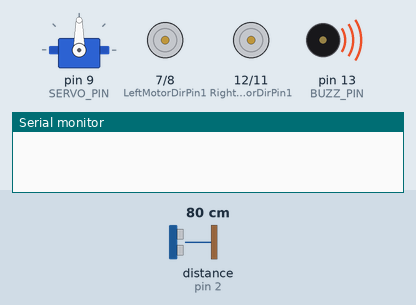
Bench run of a sketch on a simulated Arduino Uno, built with avr-gcc and run on an emulated ATmega328P. On the bench: servo, motor-driver pin pairs drawn as motors (green arrow = first pin HIGH = forward, orange = second pin HIGH = backward, longer = more drive, scaled by the enable pin), buzzer (waves = sounding, pin HIGH), the last lines printed to the serial monitor. Wiring (inferred from the names in the program): ultrasonic range finder: trigger pin 10; echo pin 2. Inputs (shaded band) come from the test bench; at power-on: distance to the obstacle (sensor on pin 2) 80 cm. The echo pulse lasts 58.3 µs per cm; pins used as bus, display or sensor lines are not drawn.

Above: at 7.6 s.
7.7 s: distance to the obstacle (sensor on pin 2) set to 35 cm
10.7 s: distance to the obstacle (sensor on pin 2) set to 28 cm
At 13.22 s:
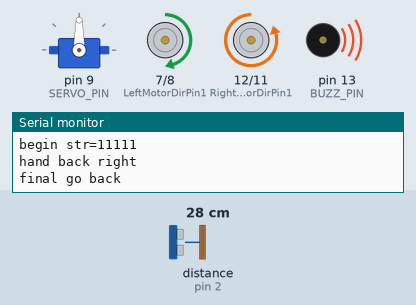
13.7 s: distance to the obstacle (sensor on pin 2) set to 60 cm
At 14.93 s:
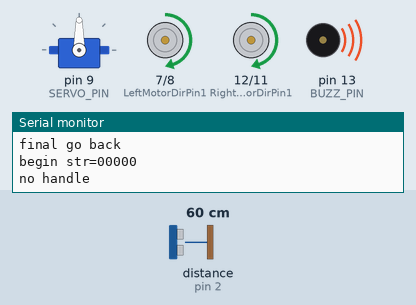
16.7 s: distance to the obstacle (sensor on pin 2) set to 2 cm
At 18.38 s:
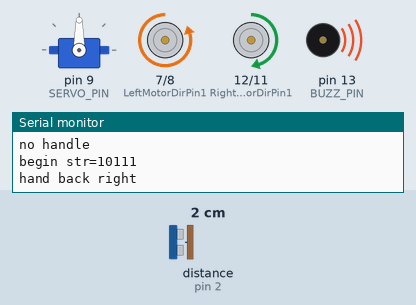
Timing chart, 0 to 23.7 s (numbered marks = the images above; inputs shaded):
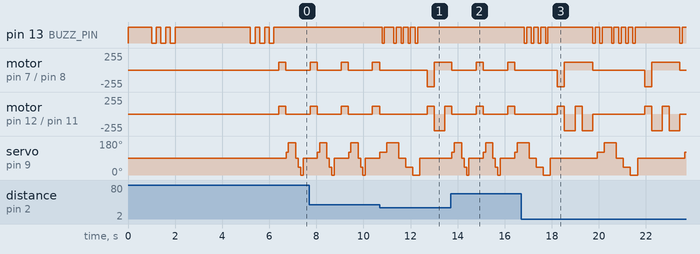

The sketch:

lesson_17_sample.ino
```cpp
#include <Servo.h>
#include "motor_driver.h"

/* モーターとブザーのピン・関数は motor_driver.h の中にある */

#define LPT 2            // 何回進んだら周りを見わたすか

#define SERVO_PIN    9   // サーボをD9に接続
#define Echo_PIN     2   // 超音波センサーのEchoをD2に接続
#define Trig_PIN    10   // 超音波センサーのTrigをD10に接続

/* ===== ここの数字を調整しよう ===== */
#define FAST_SPEED  250  // 速いほうのモーター速度
#define SPEED       120  // ふつうのモーター速度
#define TURN_SPEED  200  // 曲がるときのモーター速度

const int distancelimit     = 30;  // 前方の壁を「近い」と判断する距離(cm)
const int sidedistancelimit = 30;  // 横の壁を「近い」と判断する距離(cm)
const int turntime = 250;          // 曲がるのにかける時間(ミリ秒)
const int backtime = 300;          // 下がるのにかける時間(ミリ秒)
/* ================================= */

int leftscanval, centerscanval, rightscanval, ldiagonalscanval, rdiagonalscanval;
int distance;
int numcycles = 0;
int thereis;
Servo head;

/*超音波距離の検出*/
int watch()
{
  long echo_distance;
  digitalWrite(Trig_PIN, LOW);
  delayMicroseconds(5);
  digitalWrite(Trig_PIN, HIGH);
  delayMicroseconds(15);
  digitalWrite(Trig_PIN, LOW);
  echo_distance = pulseIn(Echo_PIN, HIGH);
  echo_distance = echo_distance * 0.01657; //物体までの距離は何cmか？
  return round(echo_distance);
}

//右、左、前、左ななめ、右ななめの5方向の距離を測る。
//近いところがあれば、その向きのけたを1にした5けたの文字列を返す。
String watchsurrounding()
{
  int obstacle_status = B100000;

  centerscanval = watch();
  if (centerscanval < distancelimit) {
    stop_Stop();
    beep(1, 100);
    obstacle_status = obstacle_status | B100;
  }
  head.write(120);
  delay(100);
  ldiagonalscanval = watch();
  if (ldiagonalscanval < distancelimit) {
    stop_Stop();
    beep(1, 100);
    obstacle_status = obstacle_status | B1000;
  }
  head.write(170); //注：サーボはこの角度を取ることができないため、180度を使用しませんでした
  delay(300);
  leftscanval = watch();
  if (leftscanval < sidedistancelimit) {
    stop_Stop();
    beep(1, 100);
    obstacle_status = obstacle_status | B10000;
  }

  head.write(90); //サーボを180度全体に動かす場合は、90度を使用します。
  delay(100);
  centerscanval = watch();
  if (centerscanval < distancelimit) {
    stop_Stop();
    beep(1, 100);
    obstacle_status = obstacle_status | B100;
  }
  head.write(40);
  delay(100);
  rdiagonalscanval = watch();
  if (rdiagonalscanval < distancelimit) {
    stop_Stop();
    beep(1, 100);
    obstacle_status = obstacle_status | B10;
  }
  head.write(0);
  delay(100);
  rightscanval = watch();
  if (rightscanval < sidedistancelimit) {
    stop_Stop();
    beep(1, 100);
    obstacle_status = obstacle_status | 1;
  }
  head.write(90); //見回し終える(また前を向く)
  delay(300);

  String obstacle_str = String(obstacle_status, BIN);
  obstacle_str = obstacle_str.substring(1, 6);

  return obstacle_str;
}

void auto_avoidance()   //障害物を感知して回避する
{
  ++numcycles;
  if (numcycles >= LPT) { //LPT回進むごとに、周りに何かあるか確認する
    stop_Stop();
    String obstacle_sign = watchsurrounding(); //5けたの値が、5方向の障害物のようすを表す
    Serial.print("begin str=");
    Serial.println(obstacle_sign);

    if (obstacle_sign == "10000") {
      Serial.println("SLIT right");
      go_Advance(SPEED, 0);
      set_Motorspeed(FAST_SPEED, SPEED);
      delay(turntime);
      stop_Stop();
    }
    else if (obstacle_sign == "00001") {
      Serial.println("SLIT LEFT");
      go_Advance(SPEED, 0);
      set_Motorspeed(SPEED, FAST_SPEED);
      delay(turntime);
      stop_Stop();
    }
    else if (obstacle_sign == "11100" || obstacle_sign == "01000" || obstacle_sign == "11000" || obstacle_sign == "10100" || obstacle_sign == "01100" || obstacle_sign == "00100") {
      Serial.println("hand right");
      go_Right(TURN_SPEED, turntime);
      stop_Stop();
    }
    else if (obstacle_sign == "00010" || obstacle_sign == "00111" || obstacle_sign == "00011" || obstacle_sign == "00101" || obstacle_sign == "00110" || obstacle_sign == "01010") {
      Serial.println("hand left");
      go_Left(TURN_SPEED, turntime);   //左に曲がる
      stop_Stop();
    }
    else if (obstacle_sign == "01111" || obstacle_sign == "10111" || obstacle_sign == "11111") {
      Serial.println("hand back right");
      go_Left(SPEED, 0);
      set_Motorspeed(FAST_SPEED, SPEED);
      delay(backtime);
      stop_Stop();
    }
    else if (obstacle_sign == "11011" || obstacle_sign == "11101" || obstacle_sign == "11110" || obstacle_sign == "01110") {
      Serial.println("hand back left");
      go_Right(SPEED, 0);
      set_Motorspeed(SPEED, FAST_SPEED);
      delay(backtime);
      stop_Stop();
    }
    else Serial.println("no handle");

    numcycles = 0; //数えなおし
  }
  else {
    // 何も問題がなければ先に進む
    go_Advance(SPEED, backtime);
    stop_Stop();
  }

  // 前に何かあるか確認する
  distance = watch();
  if (distance < distancelimit) {
    //前方に障害物があると確信できるまで数える（超音波センサーの誤信号を無視するため）
    Serial.println("final go back");
    go_Right(SPEED, 0);
    set_Motorspeed(SPEED, FAST_SPEED);
    delay(backtime * 3 / 2);
    ++thereis;
  }
  if (distance > distancelimit) {
    thereis = 0;   //数えなおし
  }
  if (thereis > 25) {
    Serial.println("final stop");
    stop_Stop();   //何かが先にあるので、動きを止める
    thereis = 0;
  }
}

void setup()
{
  init_GPIO();       // モーターとブザーの準備

  /*HC-SR04の初期化*/
  pinMode(Trig_PIN, OUTPUT);
  pinMode(Echo_PIN, INPUT);
  digitalWrite(Trig_PIN, LOW);

  delay(1000);
  beep(3, 200);      // ピピピッ

  /*サーボの初期化*/
  head.attach(SERVO_PIN);
  head.write(90);

  /*正面を向いて3秒待機（ホルダーの位置合わせ用）*/
  delay(3000);
  beep(3, 200);      // ピピピッ（合わせ終わりの合図）

  Serial.begin(9600);
}

void loop()
{
  auto_avoidance();
}
```

motor_driver.h
```cpp
/*
 * motor_driver.h  ロボ部 共通モーター制御ライブラリ
 *
 * 実践10・11（ロボットカーを組み立てよう）で導入し、
 * 以降すべてのロボットレッスンで #include して使う。
 *
 * 使い方：
 *   スケッチと同じフォルダに motor_driver.h を置いて、先頭に次の1行を書く。
 *     #include "motor_driver.h"
 *   setup() の最初で init_GPIO(); を呼ぶ。
 *
 * ------------------------------------------------------------------
 * ⚠ ピン配置について（重要）
 *
 *   右モーターのPWM（ENA）は、ふだんは D3 を使う。
 *   旧教材では D9 だったが、D9 はサーボモーター用に空けておく。
 *   （実践17の迷路チャレンジ2でサーボを使うため）
 *
 *   ただし、赤外線（IRremote）を使うレッスンだけは D9 を使う。
 *   IRremoteはArduino UNOの「タイマー2」という部品を使うが、
 *   D3の速さの調節（analogWrite）も同じタイマー2を使うため、
 *   両方をいっしょには使えない。
 *
 *   → 実践14・20・21 では、#include より前に次の1行を書くこと。
 *        #define USE_IR_ROBOT
 *        #include "motor_driver.h"
 *      配線も ENA を D9 につなぎかえる。
 * ------------------------------------------------------------------
 */

#ifndef MOTOR_DRIVER_H
#define MOTOR_DRIVER_H

// ===== ピンの設定 =====
#ifdef USE_IR_ROBOT
  #define speedPinR        9   // 右モーターのPWM（ENA）赤外線を使うレッスンだけD9
#else
  #define speedPinR        3   // 右モーターのPWM（ENA）※D9から変更
#endif
#define RightMotorDirPin1  12  // 右モーターの信号ピン1（IN1）
#define RightMotorDirPin2  11  // 右モーターの信号ピン2（IN2）
#define speedPinL          6   // 左モーターのPWM（ENB）
#define LeftMotorDirPin1   7   // 左モーターの信号ピン1（IN3）
#define LeftMotorDirPin2   8   // 左モーターの信号ピン2（IN4）
#define BUZZ_PIN           13  // ブザー

// 空けてあるピン： D9（サーボ用）、D2・D4・D5・D10（センサー用）


// ===== モーターの制御 =====

// 前に進む   speed:0〜255   time:0ならそのまま進み続ける
void go_Advance(int speed = 200, int time = 0)
{
  digitalWrite(RightMotorDirPin1, HIGH);
  digitalWrite(RightMotorDirPin2, LOW);
  digitalWrite(LeftMotorDirPin1, HIGH);
  digitalWrite(LeftMotorDirPin2, LOW);
  analogWrite(speedPinL, speed);
  analogWrite(speedPinR, speed);
  if (time != 0) {
    delay(time);
  }
}

// 後ろに下がる
void go_Back(int speed = 200, int time = 0)
{
  digitalWrite(RightMotorDirPin1, LOW);
  digitalWrite(RightMotorDirPin2, HIGH);
  digitalWrite(LeftMotorDirPin1, LOW);
  digitalWrite(LeftMotorDirPin2, HIGH);
  analogWrite(speedPinL, speed);
  analogWrite(speedPinR, speed);
  if (time != 0) {
    delay(time);
  }
}

// 左に旋回する
void go_Left(int speed = 200, int time = 0)
{
  digitalWrite(RightMotorDirPin1, HIGH);
  digitalWrite(RightMotorDirPin2, LOW);
  digitalWrite(LeftMotorDirPin1, LOW);
  digitalWrite(LeftMotorDirPin2, HIGH);
  analogWrite(speedPinL, speed);
  analogWrite(speedPinR, speed);
  if (time != 0) {
    delay(time);
  }
}

// 右に旋回する
void go_Right(int speed = 200, int time = 0)
{
  digitalWrite(RightMotorDirPin1, LOW);
  digitalWrite(RightMotorDirPin2, HIGH);
  digitalWrite(LeftMotorDirPin1, HIGH);
  digitalWrite(LeftMotorDirPin2, LOW);
  analogWrite(speedPinL, speed);
  analogWrite(speedPinR, speed);
  if (time != 0) {
    delay(time);
  }
}

// 下がりながら左へ（右タイヤだけを後ろに回す）
// タブレットのアプリの「X」ボタン用。実践19・20・21で使う
void back_Left(int speed = 200, int time = 0)
{
  digitalWrite(RightMotorDirPin1, LOW);
  digitalWrite(RightMotorDirPin2, HIGH);
  digitalWrite(LeftMotorDirPin1, HIGH);
  digitalWrite(LeftMotorDirPin2, LOW);
  analogWrite(speedPinL, 0);
  analogWrite(speedPinR, speed);
  if (time != 0) {
    delay(time);
  }
}

// 下がりながら右へ（左タイヤだけを後ろに回す）
// タブレットのアプリの「Y」ボタン用。実践19・20・21で使う
void back_Right(int speed = 200, int time = 0)
{
  digitalWrite(RightMotorDirPin1, HIGH);
  digitalWrite(RightMotorDirPin2, LOW);
  digitalWrite(LeftMotorDirPin1, LOW);
  digitalWrite(LeftMotorDirPin2, HIGH);
  analogWrite(speedPinL, speed);
  analogWrite(speedPinR, 0);
  if (time != 0) {
    delay(time);
  }
}

// 止まる
void stop_Stop(int time = 0)
{
  digitalWrite(RightMotorDirPin1, LOW);
  digitalWrite(RightMotorDirPin2, LOW);
  digitalWrite(LeftMotorDirPin1, LOW);
  digitalWrite(LeftMotorDirPin2, LOW);
  if (time != 0) {
    delay(time);
  }
}

// 左右のモーターの速さを別々に設定する（カーブしたいときに使う）
void set_Motorspeed(int speed_L, int speed_R)
{
  analogWrite(speedPinL, speed_L);
  analogWrite(speedPinR, speed_R);
}


// ===== ブザーの制御 =====
// ロボットが「いまどの処理をしているか」を音で知らせる。
// うまく動かないときの原因さがしに使う。

// ブザーを鳴らす
void buzz_On()
{
  digitalWrite(BUZZ_PIN, LOW);   // このブザーは LOW で鳴る
}

// ブザーを止める
void buzz_Off()
{
  digitalWrite(BUZZ_PIN, HIGH);
}

// times回だけ「ピッ」と鳴らす   ms:1回の長さ
void beep(int times = 1, int ms = 100)
{
  for (int i = 0; i < times; i++) {
    buzz_On();
    delay(ms);
    buzz_Off();
    delay(ms);
  }
}


// ===== 初期化 =====
// setup() の最初に必ず呼ぶこと
void init_GPIO()
{
  pinMode(RightMotorDirPin1, OUTPUT);
  pinMode(RightMotorDirPin2, OUTPUT);
  pinMode(speedPinR, OUTPUT);

  pinMode(LeftMotorDirPin1, OUTPUT);
  pinMode(LeftMotorDirPin2, OUTPUT);
  pinMode(speedPinL, OUTPUT);

  pinMode(BUZZ_PIN, OUTPUT);
  buzz_Off();

  stop_Stop();
}

#endif
```

Measured:
- the behaviour switches between 32 and 31 cm on distance to the obstacle (sensor on pin 2) (found by bisection; images 0 and 1)
- after the input at 10.7 s, pin 13 (BUZZ_PIN): goes LOW 0.10 s, HIGH 0.40 s, 3 × (LOW 0.10 s, HIGH 0.20 s), LOW 0.10 s, then HIGH, starting after 0.09 s
- after the input at 13.7 s, pin 13 (BUZZ_PIN): stops changing and stays HIGH
- after the input at 16.7 s, pin 13 (BUZZ_PIN): HIGH → LOW after 0.13 s, → HIGH 0.10 s later, → LOW 0.20 s later, → HIGH 0.10 s later, … (22 changes in this stretch)
